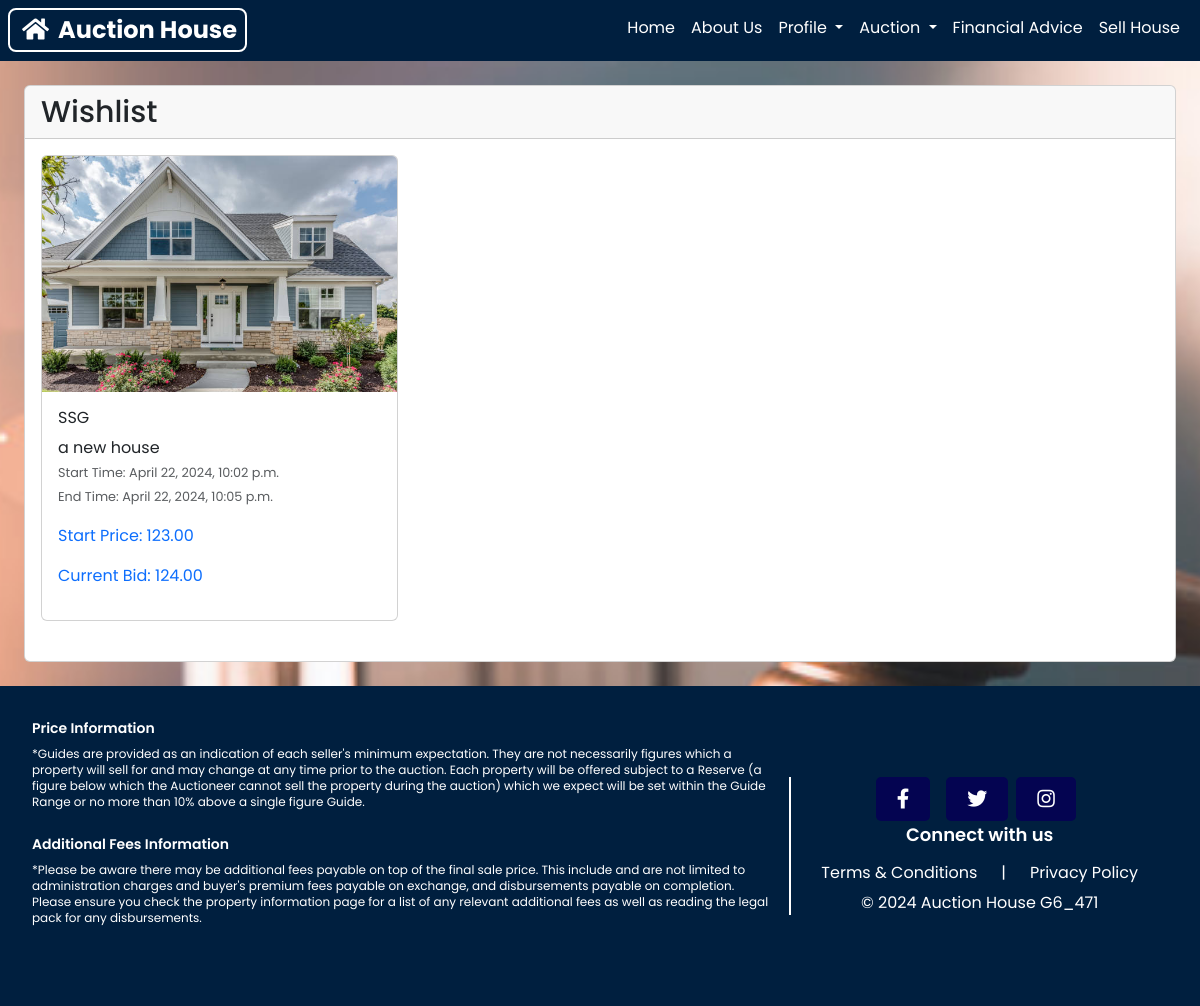
Before: /show_wishlist/ (signed in) with the older database file.
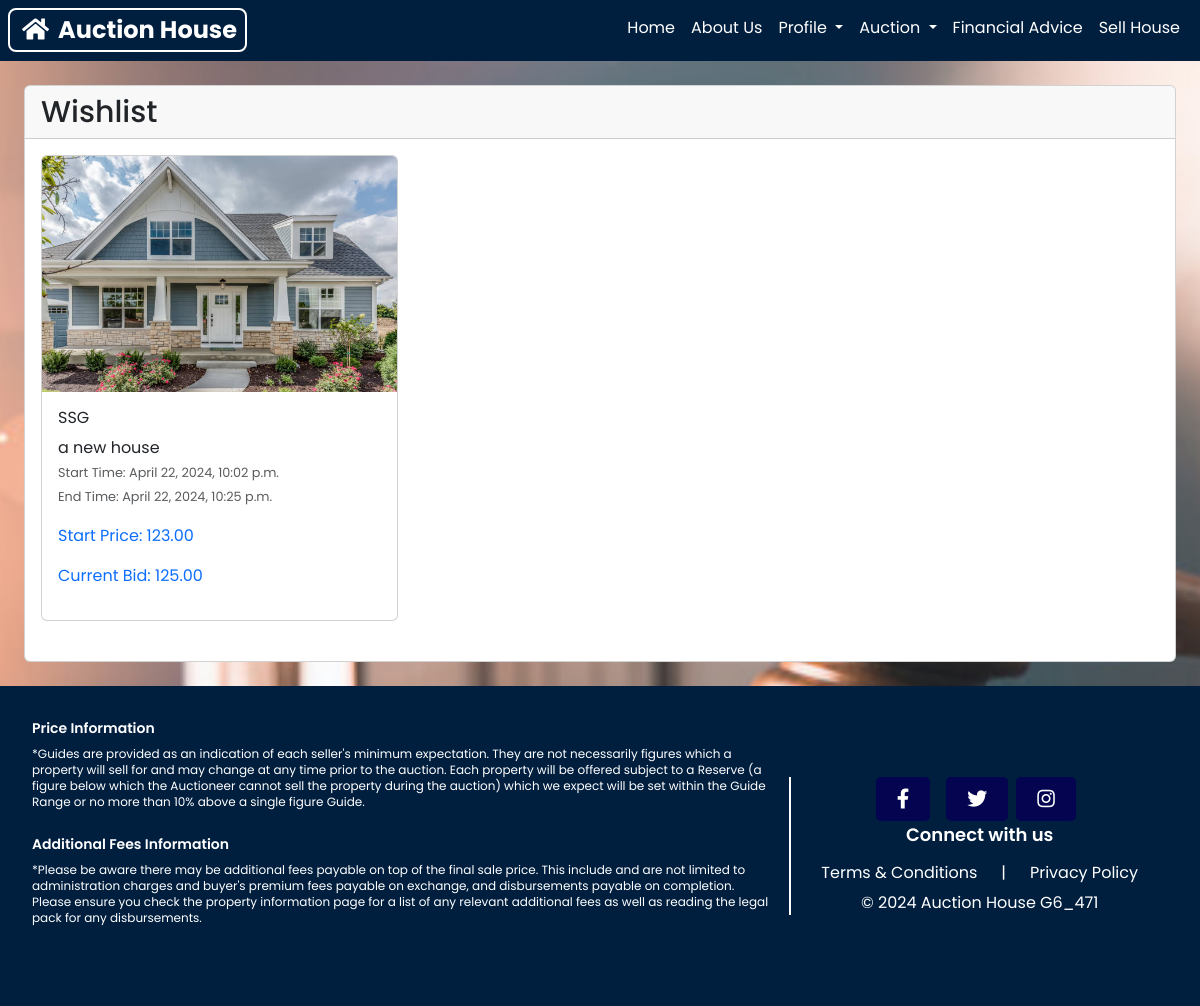
After: the same page with the newer database file.
### website/models.py (models this page shows, shortened)
class Wishlist(models.Model):
    creator = models.ForeignKey(User, on_delete=models.CASCADE)
    wish = models.ForeignKey(AuctionItem, on_delete=models.CASCADE)

class AuctionItem(models.Model):
    title = models.CharField(max_length=255)
    description = models.TextField()
    address = models.CharField(max_length=255)
    start_price = models.DecimalField(max_digits=10, decimal_places=2)
    current_bid = models.DecimalField(max_digits=10, decimal_places=2, default=0.00)
    current_bid_by = models.ForeignKey(User, on_delete=models.CASCADE,null=True, blank=True, related_name='bids_made')
    created_by = models.ForeignKey(User, on_delete=models.CASCADE, related_name='auction_items_created')
    start_time = models.DateTimeField(blank=True, null=True)
    end_time = models.DateTimeField(blank=True, null=True)
    image = models.ImageField(upload_to='auction_item_images/', blank=True, null=True)
    winner = models.ForeignKey(User, on_delete=models.SET_NULL, blank=True, null=True, related_name='won_auctions')
    house_size = models.IntegerField(null=True, blank=True)
    floor_count = models.IntegerField(null=True, blank=True)
    house_type = models.CharField(max_length=15, choices=h_type, null=True, blank=True)
    APPROVAL_CHOICES = [
        ('pending', 'Pending'),
        ('approved', 'Approved'),
        ('rejected', 'Rejected'),
    ]
    approval_status = models.CharField(max_length=10, choices=APPROVAL_CHOICES, default='pending')

### website/views.py (the view)
# urls.py: path('show_wishlist/', views.show_wishlist, name='show_wishlist'),
def show_wishlist(request):
    wishlist = Wishlist.objects.filter(creator=request.user)
    return render(request, 'wishlist.html', {'wishlist': wishlist})

### website/templates/wishlist.html
{% extends 'base.html' %}
{% block content %}
<div class="container mt-4">
    <div class="card-deck">
        <div class="card">
            <div class="card-header">
                <h2>Wishlist</h2>
            </div>
            <div class="card-body">
                <div class="row">
                    {% for obj in wishlist %}
                    <div class="col-md-4 mb-4">
                        <div class="card">
                            {% if obj.wish.image %}
                            <img src="{{obj.wish.image.url }}" alt="{{obj.wish.title }} Image" class="card-img-top">
                            {% endif %}
                            <div class="card-body">
                                <h3 class="card-title">{{obj.wish.title }}</h3>
                                <p class="card-text text-dark mb-0">{{obj.wish.description|truncatewords:15 }}</p>
                                <p class="card-text mb-3">
                                    <small class="text-muted">
                                        Start Time: <span class="start-time">{{obj.wish.start_time }}</span><br>
                                        End Time: {{obj.wish.end_time }}
                                    </small>
                                </p>
                                <p class="card-text font-weight-bold text-primary mb-3">
                                    Start Price: {{obj.wish.start_price}}<br>
                                </p>
                                <p class="card-text font-weight-bold text-primary mb-3">
                                    Current Bid: {{obj.wish.current_bid }}</p>
                            </div>
                        </div>
                    </div>
                    {% endfor %}
                </div>
            </div>
        </div>
    </div>
</div>
{% endblock %}

Changed rows visible on the page:
changed through a linked row, Wishlist "SSG": wish.end_time "April 22, 2024, 10:05 p.m." → "April 22, 2024, 10:25 p.m."; wish.current_bid "124.00" → "125.00"
